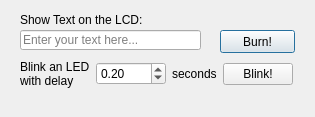
<?xml version="1.0" encoding="UTF-8"?>
<ui version="4.0">
 <class>Dialog</class>
 <widget class="QDialog" name="Dialog">
  <property name="geometry">
   <rect>
    <x>0</x>
    <y>0</y>
    <width>315</width>
    <height>117</height>
   </rect>
  </property>
  <property name="windowTitle">
   <string>AVRFlasher</string>
  </property>
  <widget class="QPushButton" name="LCDButton">
   <property name="geometry">
    <rect>
     <x>220</x>
     <y>30</y>
     <width>75</width>
     <height>23</height>
    </rect>
   </property>
   <property name="text">
    <string>Burn!</string>
   </property>
  </widget>
  <widget class="QLineEdit" name="lineEdit">
   <property name="geometry">
    <rect>
     <x>20</x>
     <y>30</y>
     <width>181</width>
     <height>20</height>
    </rect>
   </property>
   <property name="placeholderText">
    <string>Enter your text here...</string>
   </property>
  </widget>
  <widget class="QLabel" name="label">
   <property name="geometry">
    <rect>
     <x>20</x>
     <y>10</y>
     <width>171</width>
     <height>20</height>
    </rect>
   </property>
   <property name="text">
    <string>Show Text on the LCD:</string>
   </property>
  </widget>
  <widget class="QWidget" name="">
   <property name="geometry">
    <rect>
     <x>20</x>
     <y>60</y>
     <width>274</width>
     <height>28</height>
    </rect>
   </property>
   <layout class="QHBoxLayout" name="horizontalLayout">
    <item>
     <widget class="QLabel" name="label_2">
      <property name="text">
       <string>Blink an LED 
with delay</string>
      </property>
     </widget>
    </item>
    <item>
     <widget class="QDoubleSpinBox" name="blinkDoubleSpinBox">
      <property name="maximum">
       <double>10000.000000000000000</double>
      </property>
      <property name="value">
       <double>0.200000000000000</double>
      </property>
     </widget>
    </item>
    <item>
     <widget class="QLabel" name="label_3">
      <property name="text">
       <string>seconds</string>
      </property>
     </widget>
    </item>
    <item>
     <widget class="QPushButton" name="blinkButton">
      <property name="text">
       <string>Blink!</string>
      </property>
     </widget>
    </item>
   </layout>
  </widget>
 </widget>
 <tabstops>
  <tabstop>lineEdit</tabstop>
  <tabstop>LCDButton</tabstop>
  <tabstop>blinkButton</tabstop>
 </tabstops>
 <resources/>
 <connections/>
</ui>
